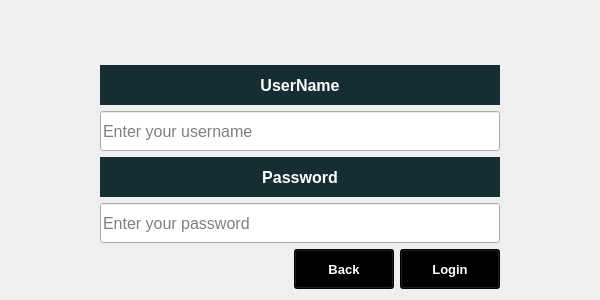
<?xml version="1.0" encoding="UTF-8"?>
<ui version="4.0">
 <class>LoginWindow</class>
 <widget class="QWidget" name="LoginWindow">
  <property name="geometry">
   <rect>
    <x>0</x>
    <y>0</y>
    <width>600</width>
    <height>300</height>
   </rect>
  </property>
  <property name="minimumSize">
   <size>
    <width>600</width>
    <height>300</height>
   </size>
  </property>
  <property name="maximumSize">
   <size>
    <width>600</width>
    <height>300</height>
   </size>
  </property>
  <property name="windowTitle">
   <string>Login</string>
  </property>
  <property name="windowIcon">
   <iconset resource="Resources/main.qrc">
    <normaloff>:/Icons/Icons/spotify.png</normaloff>:/Icons/Icons/spotify.png</iconset>
  </property>
  <property name="styleSheet">
   <string notr="true">background-image: url(:/Background/background/darkgreen.png);</string>
  </property>
  <layout class="QGridLayout" name="gridLayout">
   <item row="1" column="2">
    <spacer name="horizontalSpacer_2">
     <property name="orientation">
      <enum>Qt::Horizontal</enum>
     </property>
     <property name="sizeHint" stdset="0">
      <size>
       <width>40</width>
       <height>20</height>
      </size>
     </property>
    </spacer>
   </item>
   <item row="2" column="1">
    <spacer name="verticalSpacer_2">
     <property name="orientation">
      <enum>Qt::Vertical</enum>
     </property>
     <property name="sizeType">
      <enum>QSizePolicy::Expanding</enum>
     </property>
     <property name="sizeHint" stdset="0">
      <size>
       <width>20</width>
       <height>50</height>
      </size>
     </property>
    </spacer>
   </item>
   <item row="0" column="1">
    <spacer name="verticalSpacer">
     <property name="orientation">
      <enum>Qt::Vertical</enum>
     </property>
     <property name="sizeType">
      <enum>QSizePolicy::Expanding</enum>
     </property>
     <property name="sizeHint" stdset="0">
      <size>
       <width>20</width>
       <height>50</height>
      </size>
     </property>
    </spacer>
   </item>
   <item row="1" column="0">
    <spacer name="horizontalSpacer">
     <property name="orientation">
      <enum>Qt::Horizontal</enum>
     </property>
     <property name="sizeHint" stdset="0">
      <size>
       <width>40</width>
       <height>20</height>
      </size>
     </property>
    </spacer>
   </item>
   <item row="1" column="1">
    <layout class="QGridLayout" name="gridLayout_2">
     <item row="2" column="0">
      <widget class="QLineEdit" name="Username_input">
       <property name="minimumSize">
        <size>
         <width>400</width>
         <height>40</height>
        </size>
       </property>
       <property name="maximumSize">
        <size>
         <width>16777215</width>
         <height>150</height>
        </size>
       </property>
       <property name="font">
        <font>
         <pointsize>12</pointsize>
        </font>
       </property>
       <property name="styleSheet">
        <string notr="true">background-image: url(:/Background/background/transparent.png);
</string>
       </property>
       <property name="inputMask">
        <string/>
       </property>
       <property name="placeholderText">
        <string>Enter your username</string>
       </property>
      </widget>
     </item>
     <item row="3" column="0">
      <widget class="QLabel" name="Password_label">
       <property name="minimumSize">
        <size>
         <width>0</width>
         <height>40</height>
        </size>
       </property>
       <property name="maximumSize">
        <size>
         <width>16777215</width>
         <height>40</height>
        </size>
       </property>
       <property name="font">
        <font>
         <pointsize>12</pointsize>
         <weight>75</weight>
         <bold>true</bold>
        </font>
       </property>
       <property name="styleSheet">
        <string notr="true">background-image: url(:/Background/background/transparent.png);
color: rgb(255, 255, 255);
background-color: rgb(22, 46, 51);</string>
       </property>
       <property name="text">
        <string>Password</string>
       </property>
       <property name="alignment">
        <set>Qt::AlignCenter</set>
       </property>
      </widget>
     </item>
     <item row="4" column="0">
      <widget class="QLineEdit" name="Password_input">
       <property name="minimumSize">
        <size>
         <width>0</width>
         <height>40</height>
        </size>
       </property>
       <property name="font">
        <font>
         <pointsize>12</pointsize>
        </font>
       </property>
       <property name="styleSheet">
        <string notr="true">background-image: url(:/Background/background/transparent.png);</string>
       </property>
       <property name="placeholderText">
        <string>Enter your password</string>
       </property>
      </widget>
     </item>
     <item row="1" column="0">
      <widget class="QLabel" name="Username_label">
       <property name="minimumSize">
        <size>
         <width>0</width>
         <height>40</height>
        </size>
       </property>
       <property name="font">
        <font>
         <pointsize>12</pointsize>
         <weight>75</weight>
         <bold>true</bold>
         <kerning>true</kerning>
        </font>
       </property>
       <property name="layoutDirection">
        <enum>Qt::LeftToRight</enum>
       </property>
       <property name="autoFillBackground">
        <bool>false</bool>
       </property>
       <property name="styleSheet">
        <string notr="true">background-image: url(:/Background/background/transparent.png);
color: rgb(255, 255, 255);
background-color: rgb(22, 46, 51);</string>
       </property>
       <property name="text">
        <string>UserName</string>
       </property>
       <property name="alignment">
        <set>Qt::AlignCenter</set>
       </property>
      </widget>
     </item>
     <item row="5" column="0">
      <layout class="QHBoxLayout" name="horizontalLayout">
       <item>
        <spacer name="horizontalSpacer_3">
         <property name="orientation">
          <enum>Qt::Horizontal</enum>
         </property>
         <property name="sizeHint" stdset="0">
          <size>
           <width>40</width>
           <height>20</height>
          </size>
         </property>
        </spacer>
       </item>
       <item>
        <widget class="QPushButton" name="back_Btn">
         <property name="minimumSize">
          <size>
           <width>100</width>
           <height>40</height>
          </size>
         </property>
         <property name="font">
          <font>
           <pointsize>10</pointsize>
           <weight>75</weight>
           <bold>true</bold>
          </font>
         </property>
         <property name="styleSheet">
          <string notr="true">color: rgb(255, 255, 255);
background-color: rgb(0, 0, 0);</string>
         </property>
         <property name="text">
          <string>Back</string>
         </property>
        </widget>
       </item>
       <item>
        <widget class="QPushButton" name="Login_Btn">
         <property name="sizePolicy">
          <sizepolicy hsizetype="Minimum" vsizetype="Fixed">
           <horstretch>0</horstretch>
           <verstretch>0</verstretch>
          </sizepolicy>
         </property>
         <property name="minimumSize">
          <size>
           <width>100</width>
           <height>40</height>
          </size>
         </property>
         <property name="maximumSize">
          <size>
           <width>16777215</width>
           <height>16777215</height>
          </size>
         </property>
         <property name="font">
          <font>
           <pointsize>10</pointsize>
           <weight>75</weight>
           <bold>true</bold>
          </font>
         </property>
         <property name="autoFillBackground">
          <bool>false</bool>
         </property>
         <property name="styleSheet">
          <string notr="true">color: rgb(255, 255, 255);
background-color: rgb(0, 0, 0);</string>
         </property>
         <property name="text">
          <string>Login</string>
         </property>
        </widget>
       </item>
      </layout>
     </item>
     <item row="0" column="0">
      <widget class="QLabel" name="Login_icon">
       <property name="minimumSize">
        <size>
         <width>50</width>
         <height>52</height>
        </size>
       </property>
       <property name="maximumSize">
        <size>
         <width>16777215</width>
         <height>16777214</height>
        </size>
       </property>
       <property name="font">
        <font>
         <pointsize>8</pointsize>
         <weight>50</weight>
         <bold>false</bold>
        </font>
       </property>
       <property name="styleSheet">
        <string notr="true">background-image: url(:/Background/background/transparent.png);
image: url(:/Icons/Icons/user.png);</string>
       </property>
       <property name="text">
        <string/>
       </property>
      </widget>
     </item>
    </layout>
   </item>
  </layout>
 </widget>
 <resources>
  <include location="Resources/main.qrc"/>
 </resources>
 <connections/>
</ui>
